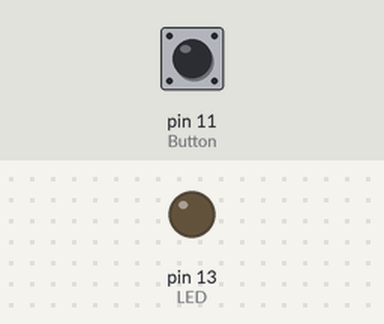
Recording of a sketch running on a simulated Arduino Uno, built with avr-gcc and run on an emulated ATmega328P. Parts: output pins drawn as LEDs (lit = HIGH). The test bench sets the inputs (shaded band); at power-on: pin 11 (Button) LOW.

Above: at 1.2 s.
1.3 s: pin 11 (Button) pulled HIGH for 0.15 s
At 1.37 s:
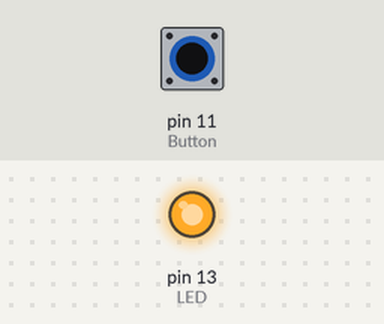
2.9 s: pin 11 (Button) pulled HIGH for 3.2 s
At 7.1 s:
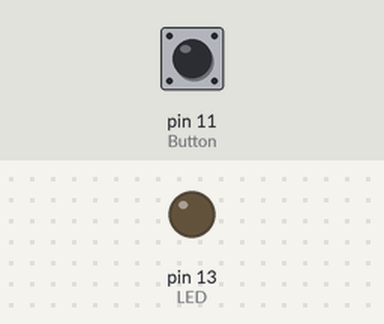
Timing chart, 0 to 8.6 s (numbered marks = the images above; inputs shaded):
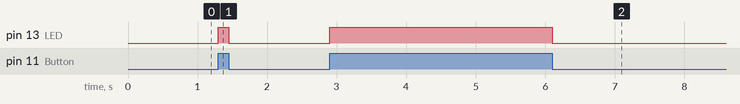

Measured:
- after the input at 1.3 s, pin 13 (LED): LOW → HIGH at once, → LOW 0.15 s later
- after the input at 2.9 s, pin 13 (LED): LOW → HIGH at once, → LOW 3.2 s later

The sketch:

LED_on_off_with_button.ino
```cpp
int Button = 11;
int LED = 13;

void setup() {
  pinMode(Button, INPUT);
  pinMode(LED, OUTPUT);
}

void loop() {
  if(digitalRead(Button) == HIGH){
    digitalWrite(LED, HIGH);
  }
  else{
    digitalWrite(LED, LOW);
  }
}
```
